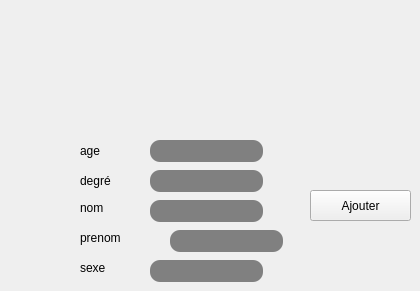
      <widget class="QWidget" name="tab_4">
       <attribute name="title">
        <string>Ajouter</string>
       </attribute>
       <widget class="QLabel" name="label_28">
        <property name="geometry">
         <rect>
          <x>80</x>
          <y>200</y>
          <width>56</width>
          <height>16</height>
         </rect>
        </property>
        <property name="text">
         <string>nom</string>
        </property>
       </widget>
       <widget class="QLabel" name="label_30">
        <property name="geometry">
         <rect>
          <x>80</x>
          <y>260</y>
          <width>56</width>
          <height>16</height>
         </rect>
        </property>
        <property name="text">
         <string>sexe</string>
        </property>
       </widget>
       <widget class="QLineEdit" name="le_prenom">
        <property name="geometry">
         <rect>
          <x>170</x>
          <y>230</y>
          <width>113</width>
          <height>22</height>
         </rect>
        </property>
        <property name="styleSheet">
         <string notr="true">border-radius: 10px;
background-color: grey;
color: rgb(255, 255, 255);
alternate-background-color: rgb(255, 255, 255);</string>
        </property>
       </widget>
       <widget class="QLineEdit" name="le_age">
        <property name="geometry">
         <rect>
          <x>150</x>
          <y>140</y>
          <width>113</width>
          <height>22</height>
         </rect>
        </property>
        <property name="styleSheet">
         <string notr="true">border-radius: 10px;
background-color: grey;
color: rgb(255, 255, 255);
alternate-background-color: rgb(255, 255, 255);</string>
        </property>
       </widget>
       <widget class="QLabel" name="label_32">
        <property name="geometry">
         <rect>
          <x>80</x>
          <y>140</y>
          <width>101</width>
          <height>21</height>
         </rect>
        </property>
        <property name="text">
         <string>age</string>
        </property>
       </widget>
       <widget class="QLineEdit" name="le_type">
        <property name="geometry">
         <rect>
          <x>150</x>
          <y>170</y>
          <width>113</width>
          <height>22</height>
         </rect>
        </property>
        <property name="styleSheet">
         <string notr="true">border-radius: 10px;
background-color: grey;
color: rgb(255, 255, 255);
alternate-background-color: rgb(255, 255, 255);</string>
        </property>
       </widget>
       <widget class="QPushButton" name="pb_ajouter">
        <property name="geometry">
         <rect>
          <x>310</x>
          <y>190</y>
          <width>101</width>
          <height>31</height>
         </rect>
        </property>
        <property name="styleSheet">
         <string notr="true">QPushButton

{
	background-color: rgb(72, 78, 86);
	border-style: outset;
    border-width: 2px;
    border-radius:10px;
    border-color: beige;
    font: bold 14px;;
    padding: 6px;
	color: rgb(255, 255, 255);

}

QPushButton:hover

{
	background-color: lightgreen;
	color: rgb(0, 0, 0);
	gridline-color: rgb(94, 118, 255);
}

QPushButton:pressed</string>
        </property>
        <property name="text">
         <string>Ajouter</string>
        </property>
       </widget>
       <widget class="QLabel" name="label_29">
        <property name="geometry">
         <rect>
          <x>80</x>
          <y>230</y>
          <width>81</width>
          <height>16</height>
         </rect>
        </property>
        <property name="text">
         <string>prenom</string>
        </property>
       </widget>
       <widget class="QLineEdit" name="le_sexe">
        <property name="geometry">
         <rect>
          <x>150</x>
          <y>260</y>
          <width>113</width>
          <height>22</height>
         </rect>
        </property>
        <property name="styleSheet">
         <string notr="true">border-radius: 10px;
background-color: grey;
color: rgb(255, 255, 255);
alternate-background-color: rgb(255, 255, 255);</string>
        </property>
       </widget>
       <widget class="QLabel" name="label_31">
        <property name="geometry">
         <rect>
          <x>80</x>
          <y>170</y>
          <width>61</width>
          <height>21</height>
         </rect>
        </property>
        <property name="text">
         <string>degré</string>
        </property>
       </widget>
       <widget class="QLineEdit" name="le_nom">
        <property name="geometry">
         <rect>
          <x>150</x>
          <y>200</y>
          <width>113</width>
          <height>22</height>
         </rect>
        </property>
        <property name="styleSheet">
         <string notr="true">border-radius: 10px;
background-color: grey;
color: rgb(255, 255, 255);
alternate-background-color: rgb(255, 255, 255);</string>
        </property>
       </widget>
      </widget>
